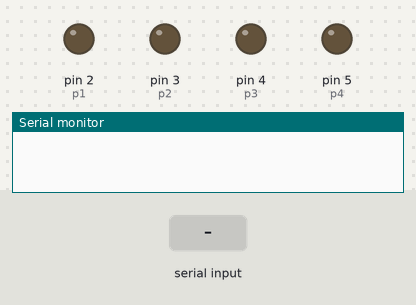
A sketch run on a simulated Arduino Uno, built with avr-gcc and run on an emulated ATmega328P. On the bench: output pins drawn as LEDs (lit = HIGH), the last lines printed to the serial monitor. Inputs (shaded band) come from the test bench.

Above: at 1.2 s.
1.3 s: "F\n" received over Serial
At 2.5 s:
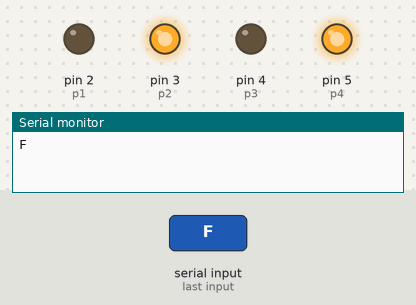
2.8 s: byte 66 ('B') received over Serial
At 3.7 s:
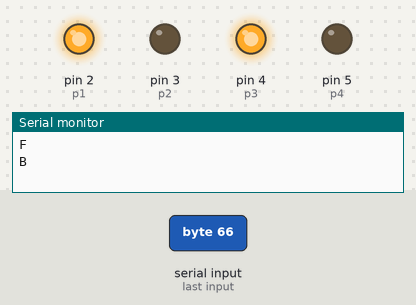
4.3 s: byte 108 ('l') received over Serial
At 4.9 s:
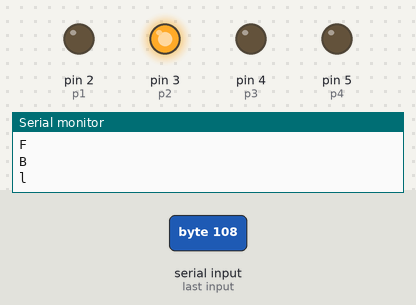
5.8 s: byte 114 ('r') received over Serial
At 7.0 s:
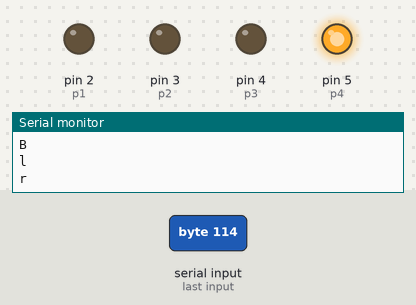
7.3 s: byte 102 ('f') received over Serial
At 8.3 s:
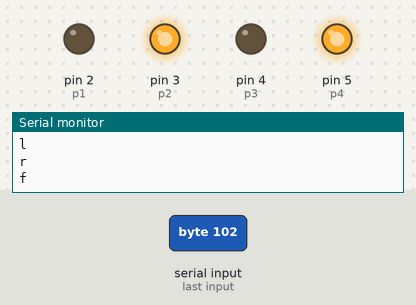
8.8 s: byte 98 ('b') received over Serial
At 9.5 s:
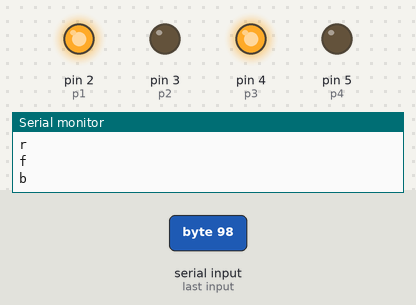
Timing chart, 0 to 11.3 s (numbered marks = the images above; inputs shaded):
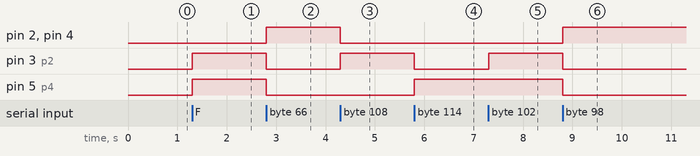

Measured:
- after the input at 1.3 s, pin 3 (p2), pin 5 (p4): LOW → HIGH at once
- after the input at 2.8 s, pin 2 (p1), pin 4 (p3): LOW → HIGH at once; pin 3 (p2), pin 5 (p4): HIGH → LOW at once
- after the input at 4.3 s, pin 2 (p1), pin 4 (p3): HIGH → LOW at once; pin 3 (p2): LOW → HIGH at once
- after the input at 5.8 s, pin 3 (p2): HIGH → LOW at once; pin 5 (p4): LOW → HIGH at once
- after the input at 7.3 s, pin 3 (p2): LOW → HIGH at once
- after the input at 8.8 s, pin 2 (p1), pin 4 (p3): LOW → HIGH at once; pin 3 (p2), pin 5 (p4): HIGH → LOW at once

The sketch:

DCBluetooth.ino
```cpp
//DC Motor BTooth
char data = 0;
int p1 = 2;
int p2 = 3;// RIGHT WHEELS
int p3 = 4;
int p4 = 5;// LEFT WHEELS
void back()
{
  //FORWARD
  digitalWrite(p1, HIGH);
  digitalWrite(p2, LOW);
  digitalWrite(p3, HIGH);
  digitalWrite(p4, LOW);
}
void forward()
{
  digitalWrite(p2, HIGH);
  digitalWrite(p1, LOW);
  digitalWrite(p4, HIGH);
  digitalWrite(p3, LOW);
}
void left()
{
  digitalWrite(p1, LOW);
  digitalWrite(p2, HIGH);
  digitalWrite(p3, LOW);
  digitalWrite(p4, LOW);
}
void right()
{
  digitalWrite(p1, LOW);
  digitalWrite(p2, LOW);
  digitalWrite(p3, LOW);
  digitalWrite(p4, HIGH);
}
void halt()
{
  digitalWrite(p1, LOW);
  digitalWrite(p2, LOW);
  digitalWrite(p3, LOW);
  digitalWrite(p4, LOW);
}
void setup() {
  // put your setup code here, to run once:
  Serial.begin(9600);
  pinMode(p1, OUTPUT);
  pinMode(p2, OUTPUT);
  pinMode(p3, OUTPUT);
  pinMode(p4, OUTPUT);
}

void loop() {
  // put your main code here, to run repeatedly:
  if(Serial.available() > 0)      // Send data only when you receive data:
   {
      data = Serial.read();        //Read the incoming data & store into data
      Serial.print(data);          //Print Value inside data in Serial monitor
      Serial.print("\n");
      if(data == 'F'||data=='f')              // Checks whether value of data is equal to 1
         forward();   //If value is 1 then LED turns ON
      else if(data == 'B'||data=='b')         //  Checks whether value of data is equal to 0
         back();
      else if(data == 'h'||data=='H')
         halt();
      else if(data == 'l'||data=='L')
         left();
      else if(data == 'r'||data=='R')
         right();
   }
}
```
